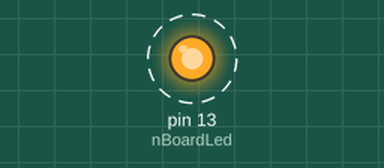
A sketch run on a simulated Arduino Uno, built with avr-gcc and run on an emulated ATmega328P. Parts: output pins drawn as LEDs (lit = HIGH). Dashed ring = blinking.

Above: at 0.5 s.
Timing chart, 0 to 4.6 s (numbered marks = the images above):
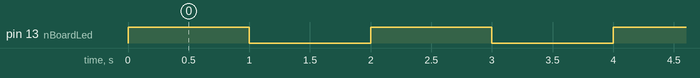

Measured:
- by itself, pin 13 (nBoardLed): alternates HIGH for 1.0 s and LOW for 1.0 s

The sketch:

analDect.ino
```cpp
/*
 Name:		analDect.ino
 Created:	4/22/2021 8:54:58 PM
 Author:	jjang
*/

// the setup function runs once when you press reset or power the board
#include <HID.h>
#include <EEPROM.h>
int nBoardLed = 13;

void setup()
{
	// put your setup code here, to run once:
	pinMode(nBoardLed, OUTPUT);
}

// the loop function runs over and over again until power down or reset
void loop()
{
	// put your main code here, to run repeatedly:
	digitalWrite(nBoardLed, HIGH);
	delay(1000);
	digitalWrite(nBoardLed, LOW);
	delay(1000);
}
```
